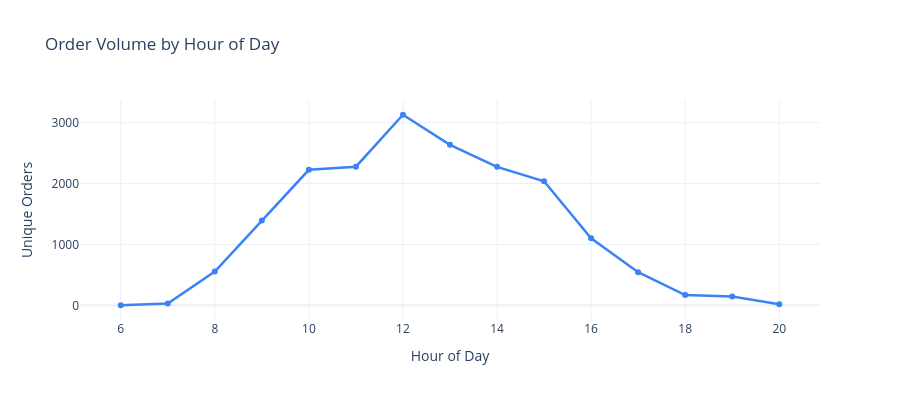

Notebook source saved alongside this figure:
### Code cell
# Orders by hour
hour_counts = df.groupby('Hour')['InvoiceNo'].nunique().reset_index()
hour_counts.columns = ['Hour', 'Orders']

fig = px.line(
    hour_counts, x='Hour', y='Orders',
    title='Order Volume by Hour of Day',
    markers=True,
    labels={'Hour': 'Hour of Day', 'Orders': 'Unique Orders'}
)
fig.update_traces(line_color='#3b82f6', line_width=2.5)
fig.update_layout(template='plotly_white', height=400)
fig.show()

### Figure 1 — Plotly figure (JSON) as saved in the notebook; plotly's stock layout.template omitted (floating-point values rounded to 4 significant figures)
{"data": [{"hovertemplate": "Hour of Day=%{x}<br>Unique Orders=%{y}<extra></extra>", "legendgroup": "", "line": {"color": "#3b82f6", "dash": "solid", "width": 2.5}, "marker": {"symbol": "circle"}, "mode": "lines+markers", "name": "", "orientation": "v", "showlegend": false, "type": "scatter", "x": [6, 7, 8, 9, 10, 11, 12, 13, 14, 15, 16, 17, 18, 19, 20], "xaxis": "x", "y": [1, 29, 555, 1393, 2226, 2277, 3130, 2636, 2274, 2037, 1100, 544, 169, 144, 18], "yaxis": "y"}], "layout": {"height": 400, "legend": {"tracegroupgap": 0}, "title": {"text": "Order Volume by Hour of Day"}, "xaxis": {"anchor": "y", "domain": [0, 1], "title": {"text": "Hour of Day"}}, "yaxis": {"anchor": "x", "domain": [0, 1], "title": {"text": "Unique Orders"}}}}
